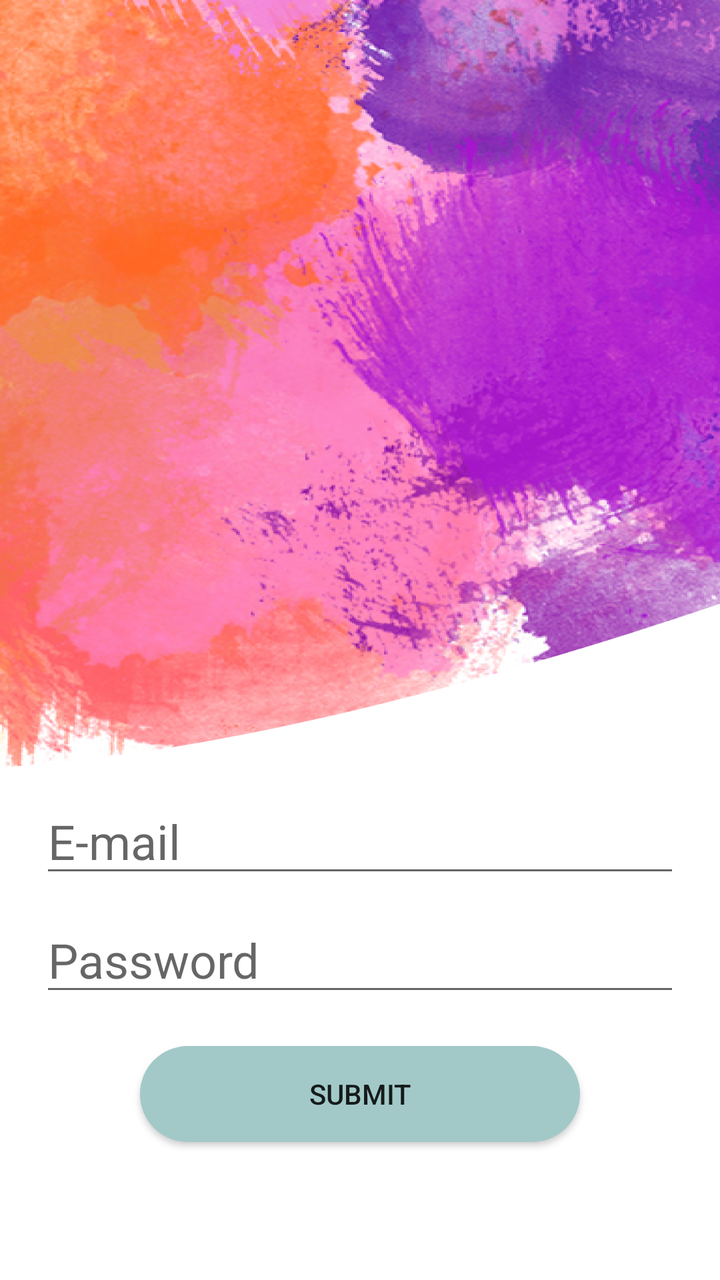
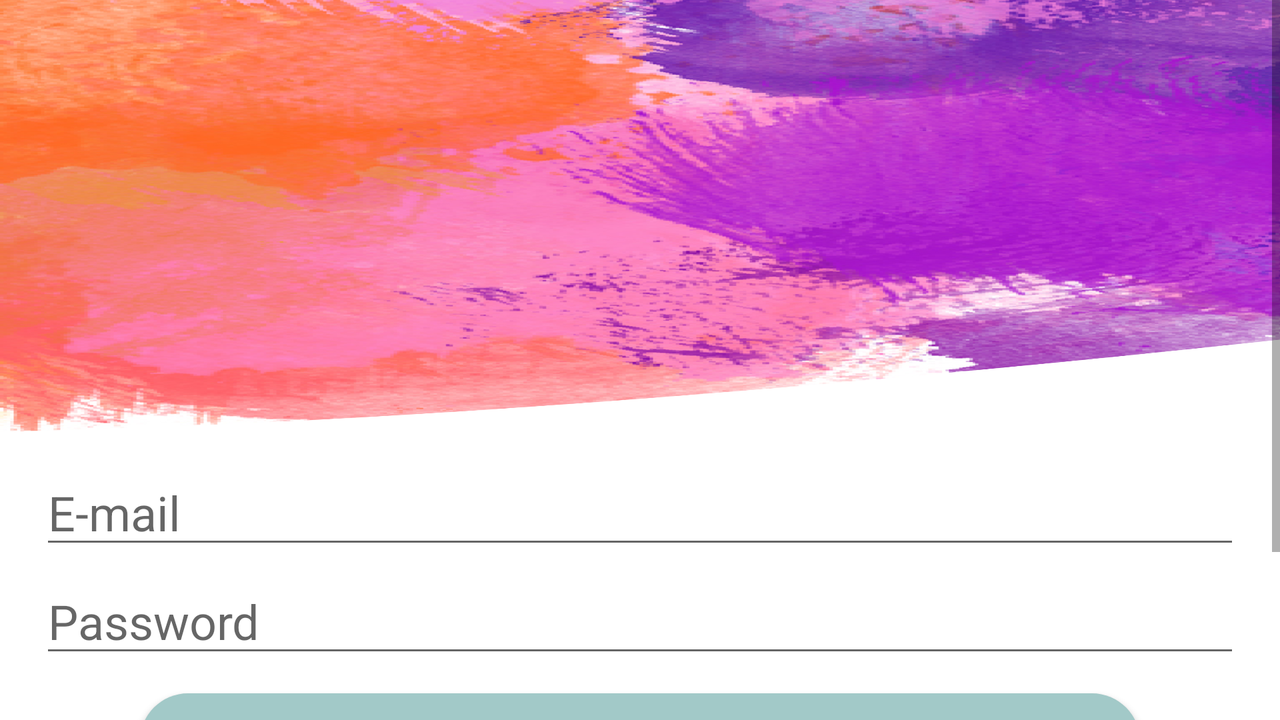

The same Android screen from two of the app's own layout files: first res/layout/ as a phone draws it, then the repository's variant for another configuration, drawn on a device whose configuration selects that folder. Both files follow.
<!-- AndroidManifest.xml: application theme AppTheme -->
<!-- res/layout/activity_signup.xml -->
<?xml version="1.0" encoding="utf-8"?>
<androidx.constraintlayout.widget.ConstraintLayout xmlns:android="http://schemas.android.com/apk/res/android"
    xmlns:app="http://schemas.android.com/apk/res-auto"
    xmlns:tools="http://schemas.android.com/tools"
    android:layout_width="match_parent"
    android:layout_height="match_parent"
    android:background="@drawable/signup_screen"
    tools:context=".signup">





            <EditText
                android:id="@+id/signUSERNAME"
                android:layout_width="0dp"
                android:layout_height="wrap_content"
                android:layout_marginStart="20dp"
                android:layout_marginTop="400dp"
                android:layout_marginEnd="20dp"
                android:layout_marginBottom="5dp"
                android:ems="10"
                android:hint="E-mail"
                android:inputType="textPersonName"
                android:textSize="24sp"
                app:layout_constraintBottom_toTopOf="@+id/signPASSWORD"
                app:layout_constraintEnd_toEndOf="parent"
                app:layout_constraintStart_toStartOf="parent"
                app:layout_constraintTop_toTopOf="parent" />

            <EditText
                android:id="@+id/signPASSWORD"
                android:layout_width="0dp"
                android:layout_height="wrap_content"
                android:layout_marginStart="20dp"
                android:layout_marginTop="5dp"
                android:layout_marginEnd="20dp"
                android:layout_marginBottom="13dp"
                android:ems="10"
                android:hint="Password"
                android:inputType="textPassword"
                android:textSize="24sp"
                app:layout_constraintBottom_toTopOf="@+id/signADD"
                app:layout_constraintEnd_toEndOf="parent"
                app:layout_constraintStart_toStartOf="parent"
                app:layout_constraintTop_toBottomOf="@+id/signUSERNAME" />

            <Button
                android:id="@+id/signADD"
                android:layout_width="0dp"
                android:layout_height="wrap_content"
                android:layout_marginStart="70dp"
                android:layout_marginTop="7dp"
                android:layout_marginEnd="70dp"
                android:layout_marginBottom="75dp"
                android:background="@drawable/cust_button"
                android:text="Submit"
                app:layout_constraintBottom_toBottomOf="parent"
                app:layout_constraintEnd_toEndOf="parent"
                app:layout_constraintHorizontal_bias="0.0"
                app:layout_constraintStart_toStartOf="parent"
                app:layout_constraintTop_toBottomOf="@+id/signPASSWORD" />

        </androidx.constraintlayout.widget.ConstraintLayout>
<!-- resources referenced by this layout -->
<resources>
  <!-- drawable cust_button (drawable) -->
  <?xml version="1.0" encoding="utf-8"?>
  <shape xmlns:android="http://schemas.android.com/apk/res/android">
      <corners android:radius="30dp"></corners>
      <solid android:color="#A2C9C8"/>
  </shape>
  <!-- drawable signup_screen: png bitmap (drawable-hdpi, 687851 bytes) -->
  <style name="AppTheme" parent="Theme.AppCompat.Light.NoActionBar">
          
          <item name="colorPrimary">@color/colorPrimary</item>
          <item name="colorPrimaryDark">@color/colorPrimaryDark</item>
          <item name="colorAccent">@color/colorAccent</item>
      </style>
  <color name="colorPrimary">#6200EE</color>
  <color name="colorPrimaryDark">#B3A9A9</color>
  <color name="colorAccent">#03DAC5</color>
</resources>
<!-- res/layout-land/activity_signup.xml (the repository's variant of the layout above) -->
<!-- drawn on the phone turned sideways -->
<?xml version="1.0" encoding="utf-8"?>
<LinearLayout xmlns:android="http://schemas.android.com/apk/res/android"
    xmlns:app="http://schemas.android.com/apk/res-auto"
    xmlns:tools="http://schemas.android.com/tools"
    android:layout_width="match_parent"
    android:layout_height="match_parent"
    android:background="@drawable/signup_screen"
    tools:context=".signup">


    <ScrollView
        android:layout_width="match_parent"
        android:layout_height="wrap_content">

        <androidx.constraintlayout.widget.ConstraintLayout
            android:layout_width="match_parent"
            android:layout_height="wrap_content"
            android:orientation="vertical" >






            <EditText
                android:id="@+id/signUSERNAME"
                android:layout_width="0dp"
                android:layout_height="wrap_content"
                android:layout_marginStart="20dp"
                android:layout_marginTop="230dp"
                android:layout_marginEnd="20dp"
                android:layout_marginBottom="5dp"
                android:ems="10"
                android:hint="E-mail"
                android:inputType="textPersonName"
                android:textSize="24sp"
                app:layout_constraintBottom_toTopOf="@+id/signPASSWORD"
                app:layout_constraintEnd_toEndOf="parent"
                app:layout_constraintStart_toStartOf="parent"
                app:layout_constraintTop_toTopOf="parent" />

            <EditText
                android:id="@+id/signPASSWORD"
                android:layout_width="0dp"
                android:layout_height="wrap_content"
                android:layout_marginStart="20dp"
                android:layout_marginTop="0dp"
                android:layout_marginEnd="20dp"
                android:layout_marginBottom="13dp"
                android:ems="10"
                android:hint="Password"
                android:inputType="textPassword"
                android:textSize="24sp"
                app:layout_constraintBottom_toTopOf="@+id/signADD"
                app:layout_constraintEnd_toEndOf="parent"
                app:layout_constraintStart_toStartOf="parent"
                app:layout_constraintTop_toBottomOf="@+id/signUSERNAME" />

            <Button
                android:id="@+id/signADD"
                android:layout_width="0dp"
                android:layout_height="wrap_content"
                android:layout_marginStart="70dp"
                android:layout_marginTop="0dp"
                android:layout_marginEnd="70dp"
                android:layout_marginBottom="75dp"
                android:background="@drawable/cust_button"
                android:text="Submit"
                app:layout_constraintBottom_toBottomOf="parent"
                app:layout_constraintEnd_toEndOf="parent"
                app:layout_constraintHorizontal_bias="0.0"
                app:layout_constraintStart_toStartOf="parent"
                app:layout_constraintTop_toBottomOf="@+id/signPASSWORD" />

        </androidx.constraintlayout.widget.ConstraintLayout>
    </ScrollView>
</LinearLayout>
